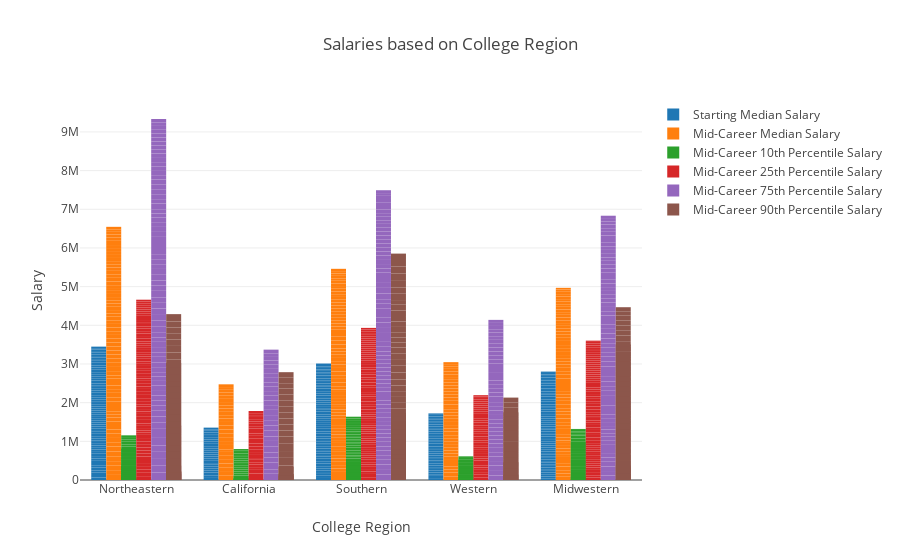

Notebook source saved alongside this figure:
### Markdown cell above
In this graph, the difference in starting median salary and that in mid-career median salary are actually not so apparent across different school types. The big difference is shown in the mid-career 90th percentile salary, where graduates from Ivy League schools earn significantly more than those from other types of schools.

Let us take a look at the relationships between college region and salary.

### Code cell
trace_list = []
for i in college.columns[3:9]:
    trace_list.append(go.Bar(x=college['Region'], y=college[i], name = i))
layout = go.Layout(
    barmode='group',
    title='Salaries based on College Region',
    xaxis = dict(title = 'College Region'),
    yaxis = dict(title = 'Salary'),
)
fig = go.Figure(data=trace_list, layout=layout)
py.offline.iplot(fig)

### Figure 1 — Plotly figure (JSON) as saved in the notebook; plotly's stock layout.template omitted (floating-point values rounded to 4 significant figures; data arrays with more than 128 entries replaced by an {"elided": "..."} marker saying what was removed)
{"data": [{"name": "Starting Median Salary", "type": "bar", "uid": "3d06d33c-6d2b-4125-96f8-0f37a780eec7", "x": {"elided": "268 str values"}, "y": {"elided": "268 int values"}}, {"name": "Mid-Career Median Salary", "type": "bar", "uid": "65f2c83c-5d10-4502-8bbb-a34fb9f3651a", "x": {"elided": "268 str values"}, "y": {"elided": "268 int values"}}, {"name": "Mid-Career 10th Percentile Salary", "type": "bar", "uid": "3c71ee65-5aa4-40f7-a70b-f22a2b00ec54", "x": {"elided": "268 str values"}, "y": {"elided": "268 int values"}}, {"name": "Mid-Career 25th Percentile Salary", "type": "bar", "uid": "07342f89-fb87-43fa-9e4c-8641eb9eb553", "x": {"elided": "268 str values"}, "y": {"elided": "268 int values"}}, {"name": "Mid-Career 75th Percentile Salary", "type": "bar", "uid": "06ab2944-10d9-410a-a16a-af072bb3873e", "x": {"elided": "268 str values"}, "y": {"elided": "268 int values"}}, {"name": "Mid-Career 90th Percentile Salary", "type": "bar", "uid": "54b9f6b8-62d4-4dda-9189-8031991bfbf4", "x": {"elided": "268 str values"}, "y": {"elided": "268 int values"}}], "layout": {"barmode": "group", "title": "Salaries based on College Region", "xaxis": {"title": "College Region"}, "yaxis": {"title": "Salary"}}}
